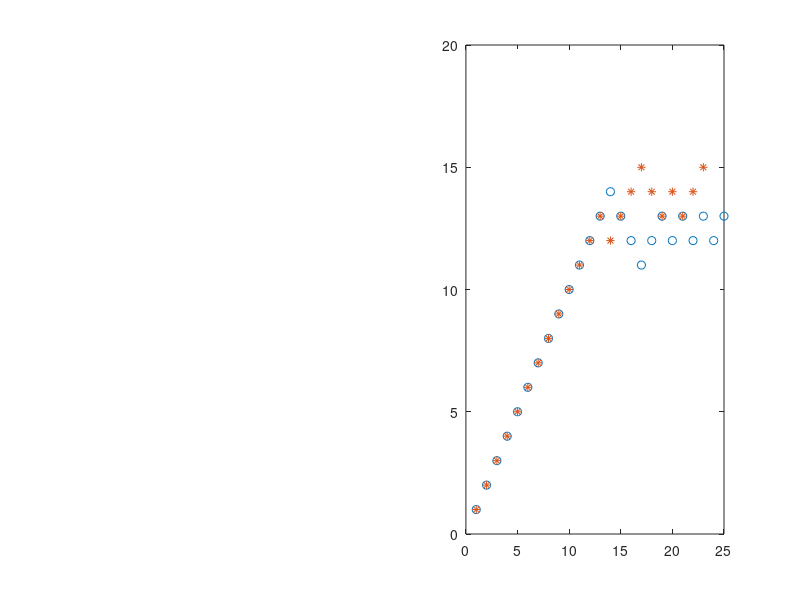

Write MATLAB code to recreate this figure.
#Definicion de variables
global mapa = zeros(50, 50);
global poblacionDepredadores = 1;
global poblacionPresas = 1;
global depredadores = struct();
global presas = struct();
global comidas = 1;
global muertos = 1;
global k = 1;
global tiempoReproduccionDepredadores = 10;
global tiempoReproduccionPresas = 10;
global nDepredadores=[1];
global nPresas=[1];

#Creacion de depredadores
function crearDepredador()
    global poblacionDepredadores;
    global depredadores;
    global nDepredadores;

    depredadores(poblacionDepredadores).tiempoVidaSinComida = 50;
    depredadores(poblacionDepredadores).posicionX = int64(rand() * 40 + 2);
    depredadores(poblacionDepredadores).posicionY = int64(rand() * 40 + 2);
    depredadores(poblacionDepredadores).direccionMovimiento = 1;
    poblacionDepredadores += 1;
    nDepredadores(length(nDepredadores)+1)=nDepredadores(length(nDepredadores))+1;
endfunction

#Creacion de presas
function crearPresa()
    global poblacionPresas;
    global presas;
    global nPresas;

    presas(poblacionPresas).posicionX = int64(rand() * 40 + 2);
    presas(poblacionPresas).posicionY = int64(rand() * 40 + 2);
    presas(poblacionPresas).direccionMovimiento = 1;

    poblacionPresas += 1;
    nPresas(length(nPresas)+1)=nPresas(length(nPresas))+1;
endfunction

#Logica de refresco de pantalla
function dibujarPantalla(instante)
    global presas;
    global poblacionPresas;
    global depredadores;
    global poblacionDepredadores;
    global comidas;
    global muertos;
    global mapa;
    global k;
    global nDepredadores;
    global nPresas;

    #Muestra las presas que no se han comido
    for ii = 1:columns(presas) - comidas
        presaActual = presas(ii);
        #Si se toca alguno de los "bordes" del mapa, se lleva de nuevo al interior de este
        if presaActual.posicionX <= 2 || presaActual.posicionX >= 48 || presaActual.posicionY <= 2 || presaActual.posicionY >= 48

            if presaActual.posicionX <= 2
                presaActual.posicionX += 2;
            endif

            if presaActual.posicionX >= 48
                presaActual.posicionX -= 2;
            endif

            if presaActual.posicionY <= 2
                presaActual.posicionY += 2;
            endif

            if presaActual.posicionY >= 48
                presaActual.posicionY -= 2;
            endif

        endif

        #Si la posicion de ha definido (aleatoriamente) en 1, la presa se mueve hacia arriba
        if presaActual.direccionMovimiento == 1
            presaActual.posicionY +=1;
        endif

        #Si la posicion de ha definido (aleatoriamente) en 2, la presa se mueve hacia la derecha
        if presaActual.direccionMovimiento == 2
            presaActual.posicionX +=1;
        endif

        #Si la posicion de ha definido (aleatoriamente) en 3, la presa se mueve hacia abajo
        if presaActual.direccionMovimiento == 3
            presaActual.posicionY -=1;
        endif

        #Si la posicion de ha definido (aleatoriamente) en 4, la presa se mueve hacia la izquierda
        if presaActual.direccionMovimiento == 4
            presaActual.posicionX -=1;
        endif

        #Se verifica si la presa ha sido devorada por algun depredador
        for j = 1:columns(depredadores)

            if depredadores(j).posicionX == presaActual.posicionX && depredadores(j).posicionY == presaActual.posicionY
                presas(:, ii) = [];
                comidas += 1;
                nPresas(length(nPresas)+1)=nPresas(length(nPresas))-1
            endif

        endfor

        #Se recalcula (aleatoriamente) la direccion de movimiento
        presaActual.direccionMovimiento = int64(rand() * 4 + 1);
        #Se actualiza el valor de la presa(global) al de la presa actual(local)
        presas(ii) = presaActual;
        #Se pinta la presa como un punto blanco en el mapa
        mapa(presaActual.posicionY, presaActual.posicionX) = 255;
    endfor

    #for i = 1:columns(depredadores) - muertos
    while k < columns(depredadores)
        depredadorActual = depredadores(k);
        #Se verifica que el depredador no toque los limites del mapa
        if depredadorActual.posicionX <= 2 || depredadorActual.posicionX >= 48 || depredadorActual.posicionY <= 2 || depredadorActual.posicionY >= 48

            if depredadorActual.posicionX <= 2
                depredadorActual.posicionX +=2;
            endif

            if depredadorActual.posicionX >= 48
                depredadorActual.posicionX -= 2;
            endif

            if depredadorActual.posicionY <= 2
                depredadorActual.posicionY += 2;
            endif

            if depredadorActual.posicionY >= 48
                depredadorActual.posicionY -= 2;
            endif

        endif

        #Si la direccion se calcula (aleatoriamente) en 1, se mueve hacia arriba
        if depredadorActual.direccionMovimiento == 1
            depredadorActual.posicionY +=1;
        endif

        #Si la direccion se calcula (aleatoriamente) en 2, se mueve hacia la derecha
        if depredadorActual.direccionMovimiento == 2
            depredadorActual.posicionX +=1;
        endif

        #Si la direccion se calcula (aleatoriamente) en 3, se mueve hacia abajo
        if depredadorActual.direccionMovimiento == 3
            depredadorActual.posicionY -=1;
        endif

        #Si la direccion se calcula (aleatoriamente) en 4, se mueve hacia la izquierda
        if depredadorActual.direccionMovimiento == 4
            depredadorActual.posicionX -=1;
        endif

        #Si el depredor no se ha comido ninguna presa en el tiempo establecido, se elimina
        if depredadorActual.tiempoVidaSinComida == 0
            depredadores(:, k) = [];
            muertos += 1;
            nDepredadores(length(nDepredadores)+1)=nDepredadores(length(nDepredadores))-1
        endif

        #Si el depredador se coma una presa, el tiempoVidaSinComida se restablece
        for j = 1:columns(presas)

            if presas(j).posicionX == depredadorActual.posicionX && presas(j).posicionY == depredadorActual.posicionY
                depredadorActual.tiempoVidaSinComida = 50;
            endif

        endfor

        depredadorActual.tiempoVidaSinComida -= 1;

        #Se recalcula la direccion de movimiento
        depredadorActual.direccionMovimiento = int64(rand() * 4 + 1);
        #Se actualiza el valor de depredador actual
        depredadores(k) = depredadorActual;
        #Se pinta el depredador en el mapa como un punto gris
        mapa(depredadorActual.posicionY, depredadorActual.posicionX) = 50;
        k += 1;

    endwhile

    k = 1;
    mapa = uint8(mapa);
    subplot(1, 2, 2)
    imshow(mapa);
    pause(0.002);

    #Despues de un tiempo, se borran las presas y depredadores del mapa para actualizar sus posiciones
    for i = 1:columns(presas)
        presaActual = presas(i);
        mapa(presaActual.posicionY, presaActual.posicionX) = 0;
    endfor

    for i = 1:columns(depredadores)

        depredadorActual = depredadores(i);
        mapa(depredadorActual.posicionY, depredadorActual.posicionX) = 0;
    endfor

endfunction

for i = 1:8
    crearPresa();
endfor

for i = 1:8
    crearDepredador();
endfor

for i = 1:100
    global tasaReproduccionPresas;
    global tasaReproduccionDepredadores;

    if mod(i, tiempoReproduccionPresas) == 0 && columns(presas)>1
        crearPresa();
    endif

    if mod(i, tiempoReproduccionDepredadores) == 0 && columns(presas)>1
        crearDepredador();
    endif

    dibujarPantalla(i);
endfor

plot(nDepredadores,'o')
hold on
plot(nPresas,'*')

